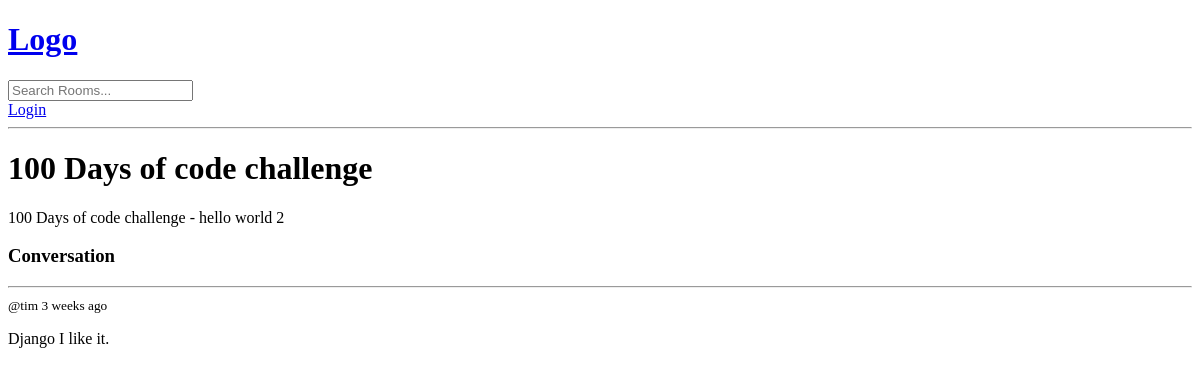
/room/2/, run on an earlier commit of the app's database.
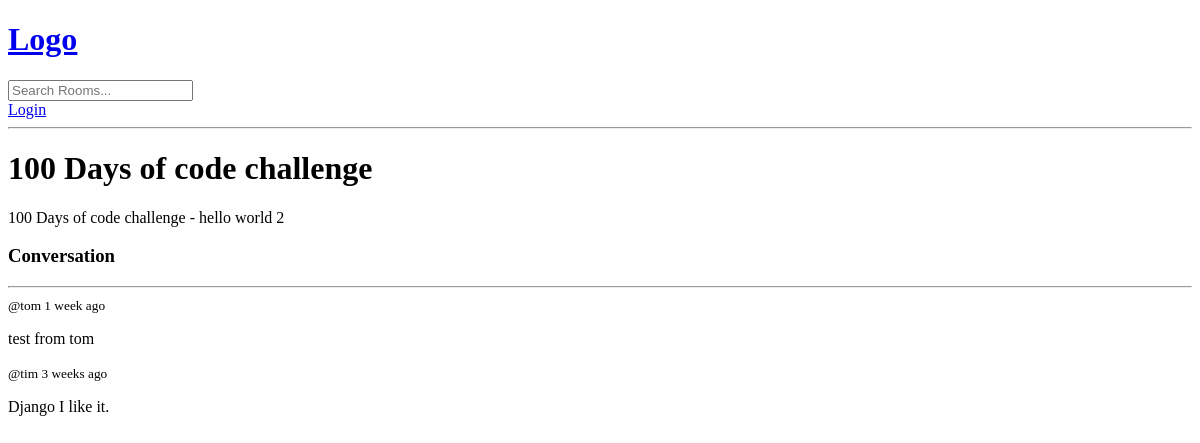
And on a later commit of the database.
### base/models.py (models this page shows, shortened)
class Room(models.Model):
    host = models.ForeignKey(User, on_delete=models.SET_NULL, null=True)
    topic = models.ForeignKey(Topic, on_delete=models.SET_NULL, null=True)
    name = models.CharField(max_length=200)
    description = models.TextField(null=True, blank=True)
    updated = models.DateTimeField(auto_now=True)
    created = models.DateTimeField(auto_now_add=True)
    class Meta:
        ordering = ['-updated','-created']

class Message(models.Model):
    user = models.ForeignKey(User, on_delete=models.CASCADE)
    room = models.ForeignKey(Room, on_delete=models.CASCADE)
    body = models.TextField()
    updated = models.DateTimeField(auto_now=True)
    created = models.DateTimeField(auto_now_add=True)

### base/views.py (the view, shortened to what this page needs)
# urls.py: path('room/<str:pk>/', views.room, name="room"),
def room(request, pk):
    room = Room.objects.get(id=pk)
    room_messages = room.message_set.all().order_by('-created')
    context = {'room':room,
               'room_messages': room_messages}
    return render(request, 'base/room.html', context )

### base/templates/base/room.html (shortened to what this page needs)
{% extends "main.html" %}
{% block content %}
<h1>{{room.name}}</h1>
<p>{{ room.description }}</p>
<div class="comment-wrapper">
    <h3>Conversation</h3>
    <hr>
    {% for message in room_messages %}
        <div>
            <small>@{{ message.user }} {{ message.created|timesince }} ago</small>
            <p>{{ message.body }}</p>
        </div>
    {% endfor %}
</div>
{% endblock content %}

### templates/main.html (shortened to what this page needs)
<!DOCTYPE html>
<html lang="en">
<head>
</head>
<body>
    {% include "navbar.html" %}
    {% block content %}
    {% endblock content %}
</body>
</html>

### templates/navbar.html
<a href="/">
    <h1>Logo</h1>
</a>
<form action="{% url 'home' %}" method="GET">
    <input type="text" name="q" placeholder="Search Rooms...">
</form>
{% if request.user.is_authenticated %}
<p>Hello {{ request.user }}</p>
<a href="{% url 'logout' %}">Logout</a>
{% else %}
<a href="{% url 'login' %}">Login</a>
{% endif %}
<hr>

What changed in the data, as far as the page shows it:
added Message: user "tom", created "1 week", body "test from tom"
